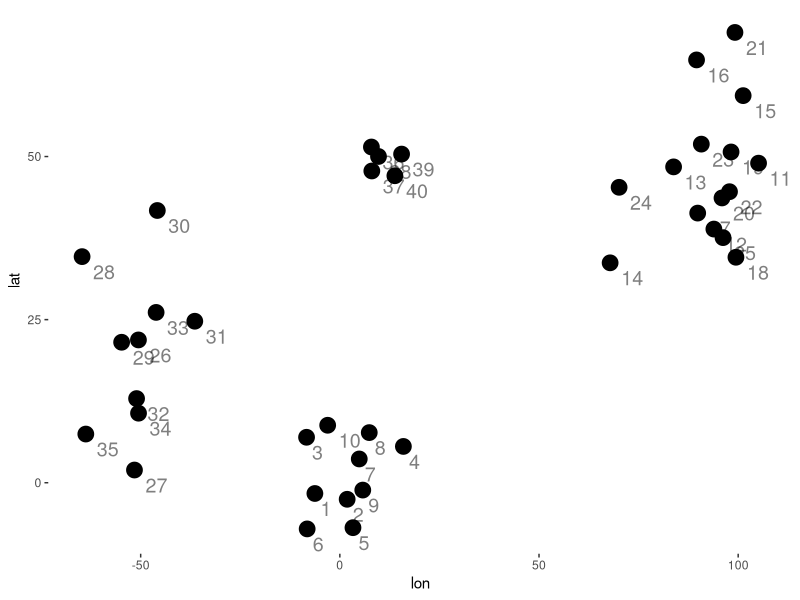
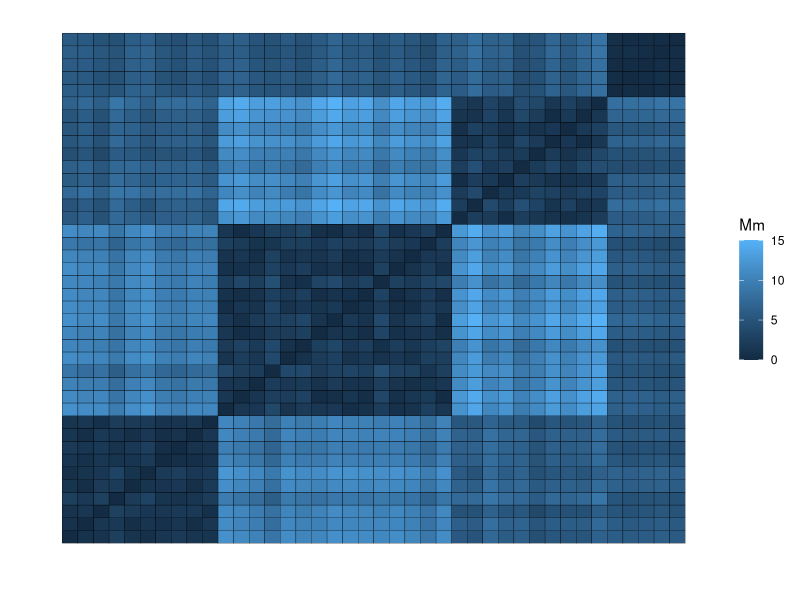
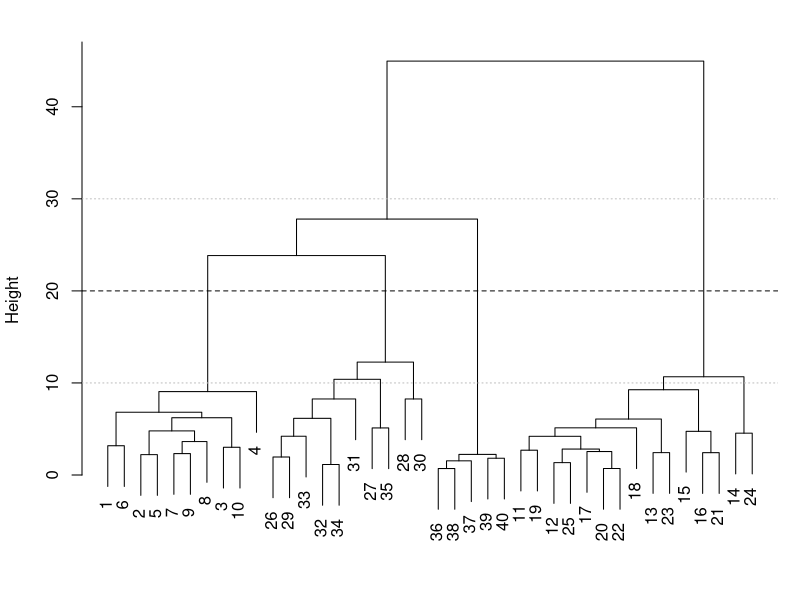
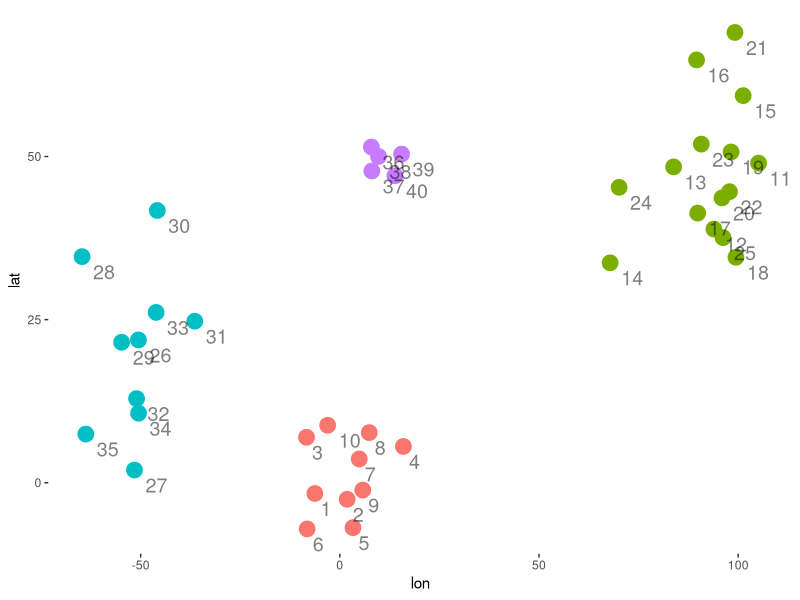

Here is the R script that generated these plots, in order: (Note: this script raises an error after producing the figures.)
library(cluster)
library(geosphere)
library(ggplot2)
library(gridExtra)
library(reshape2)

X11.options(antialias = "subpixel")

# hclust() [stats]
# agnes() [cluster]
# diana()
# 
# kmeans()
#
# DCluster package
# 
# Function pam() from package cluster implements partitioning around medoids and can work with arbitrary distances.
# Function clara() is a wrapper to pam() for larger data sets. Silhouette plots and spanning ellipses can be used
# for visualization.

# CLUSTER DEMONSTRATION ---------------------------------------------------------------------------

set.seed(1)

lonlat <- data.frame(
    lon = c(rnorm(10, 0, 10), rnorm(15, 90, 10), rnorm(10, -50, 10), rnorm(5, 10, 5)),
    lat = c(rnorm(10, 0, 10), rnorm(15, 45, 10), rnorm(10, 20, 10), rnorm(5, 50, 5)))

png("fig/cluster-demo-points.png", width = 800, height = 800)
ggplot(lonlat, aes(x = lon, y = lat, label = rownames(lonlat))) +
    geom_point(size = 5) +
    geom_text(hjust=-0.5, vjust=1.5, size = 5, alpha = 0.5) +
    theme(panel.background = element_blank())
dev.off()

# Calculate distance matrix using Great Circle Distances
#
distance.matrix <- distm(lonlat[, c("lon", "lat")], fun = distHaversine)
dim(distance.matrix)
#
# Convert from m to Mm
#
distance.matrix = distance.matrix / 1e6

png("fig/cluster-demo-distance-matrix.png", width = 800, height = 800)
ggplot(melt(distance.matrix, value.name = "Mm"), aes(x = Var1, y = Var2, fill = Mm)) +
    geom_tile(colour='black') +
    xlab("") + ylab("") +
    theme_classic() +
    theme(axis.line = element_blank(), axis.text = element_blank(), axis.ticks = element_blank())
dev.off()

# CHOOSING NUMBER OF CLUSTERS ---------------------------------------------------------------------

# http://en.wikipedia.org/wiki/Determining_the_number_of_clusters_in_a_data_set

# DIRECT METHOD -----------------------------------------------------------------------------------

# Good information on determining the number of clusters can be found here:
#
# http://stackoverflow.com/questions/15376075/cluster-analysis-in-r-determine-the-optimal-number-of-clusters
#
# One method that works well for this data is tried below.
#
# PAM = "Partitioning Around Medoids"

library(fpc)
#
pamk.best <- pamk(distance.matrix)
#
cat("number of clusters estimated by optimum average silhouette width:", pamk.best$nc, "\n")

# -------------------------------------------------------------------------------------------------

# Perform Agglomerative Nesting (Hierarchical Clustering)
#
clusters <- agnes(distance.matrix)
#
png("fig/cluster-demo-simple-tree.png", width = 800, height = 800)
par(mar = c(2.1, 4.1, 2.1, 1.1))
plot(clusters, which.plots = 2, main = "", sub = "", xlab = "")
abline(h = 20, lty = "dashed")
abline(h = 30, lty = "dotted", col = "grey")
abline(h = 10, lty = "dotted", col = "grey")
dev.off()

# Divide into groups
#
lonlat$group <- cutree(clusters, k = 4)
#
# Convert to factor so that we get discrete colours in plot
#
lonlat$group = factor(lonlat$group)

png("fig/cluster-demo-points-colour-groups.png", width = 800, height = 800)
ggplot(lonlat, aes(x = lon, y = lat, label = rownames(lonlat))) +
    geom_point(size = 5, aes(color = group)) +
    geom_text(hjust=-0.5, vjust=1.5, size = 5, alpha = 0.5) +
    theme(panel.background = element_blank()) +
    theme(legend.position = "none")
dev.off()

# DIFFERENT NUMBER OF CLUSTERS --------------------------------------------------------------------

NCUTS <- 10

# Experiment with different numbers of clusters
#
group = cutree(clusters, k = 1:NCUTS)

# Within-cluster distances
#
dist.stats <- list()
#
for (k in 1:NCUTS) {
    # Retrieve allocations for k groups
    #
    G = group[,k]
    #
    # Split distance matrix into groups
    #
    P = lapply(1:k, function(n) {distance.matrix[G == n, G == n]})
    #
    # Count the number of points in each group
    #
    gcount = sapply(P, function(m) ifelse(class(m) == "matrix", nrow(m), 1))
    #
    # Find maximal distance between all pairs within each group
    #
    gmax = sapply(P, max)
    #
    # Split distance matrix into groups: splitting is different this time because we are looking
    # at the distances between points that are in a group and all other points that are not in
    # that group.
    #
    P = lapply(1:k, function(n) {distance.matrix[G != n, G == n]})
    #
    # Find minimal distance between points in one group and all points not in that group
    #
    if (k == 1) {
        gmin = NA
    } else {
        gmin = sapply(P, min)
        
    }
    #
    dist.stats[[k]] = data.frame(k, nmax = max(gcount), nmin = min(gcount), dmax = max(gmax), dmin = min(gmax), omax = max(gmin), omin = min(gmin))
}
#
dist.stats = do.call(rbind, dist.stats)

# -------------------------------------------------------------------------------------------------

png("fig/cluster-demo-distance-minmax.png", width = 800, height = 800)
p1 <- ggplot(dist.stats, aes(x = k)) +
    geom_ribbon(aes(ymin = dmin, ymax = dmax), fill = "lightblue") +
    geom_point(aes(y = dmax), size = 3) + geom_line(aes(y = dmax)) +
    geom_point(aes(y = dmin), size = 3) + geom_line(aes(y = dmin)) +
    ylab("maximum within-cluster distance") +
    scale_x_continuous(breaks=1:10) +
    theme_classic()
p2 <- ggplot(dist.stats, aes(x = k)) +
    geom_ribbon(aes(ymin = omin, ymax = omax), fill = "lightgreen") +
    geom_point(aes(y = omax), size = 3) + geom_line(aes(y = omax)) +
    geom_point(aes(y = omin), size = 3) + geom_line(aes(y = omin)) +
    ylab("minimum between-cluster distance") +
    scale_x_continuous(breaks=1:10) +
    theme_classic()
p3 <- ggplot(dist.stats, aes(x = k)) +
    geom_ribbon(aes(ymin = nmin, ymax = nmax), fill = "red", alpha = 0.5) +
    geom_point(aes(y = nmax), size = 3) + geom_line(aes(y = nmax)) +
    geom_point(aes(y = nmin), size = 3) + geom_line(aes(y = nmin)) +
    geom_hline(yintercept = seq(5, 40, 5), linetype = "dashed") +
    ylab("number of points per cluster") +
    scale_x_continuous(breaks=1:10) +
    theme_classic()
#
grid.arrange(p1, p2, p3, nrow = 3)
dev.off()

# -------------------------------------------------------------------------------------------------
